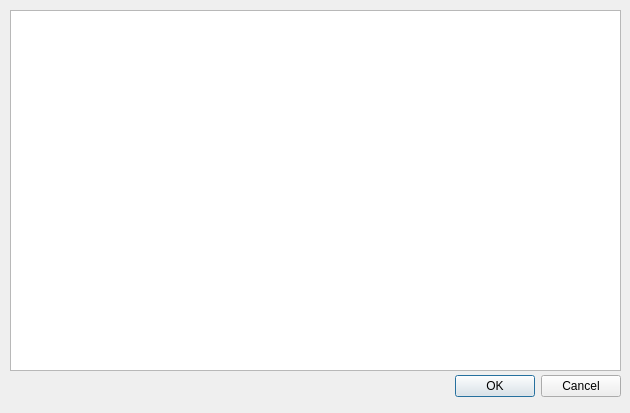
<?xml version="1.0" encoding="UTF-8"?>
<ui version="4.0">
 <class>DiveSelectionDialog</class>
 <widget class="QDialog" name="DiveSelectionDialog">
  <property name="geometry">
   <rect>
    <x>0</x>
    <y>0</y>
    <width>630</width>
    <height>413</height>
   </rect>
  </property>
  <property name="minimumSize">
   <size>
    <width>630</width>
    <height>413</height>
   </size>
  </property>
  <property name="maximumSize">
   <size>
    <width>630</width>
    <height>413</height>
   </size>
  </property>
  <property name="windowTitle">
   <string>Select Dive</string>
  </property>
  <property name="locale">
   <locale language="English" country="UnitedStates"/>
  </property>
  <widget class="QDialogButtonBox" name="buttonBox">
   <property name="geometry">
    <rect>
     <x>280</x>
     <y>370</y>
     <width>341</width>
     <height>32</height>
    </rect>
   </property>
   <property name="orientation">
    <enum>Qt::Horizontal</enum>
   </property>
   <property name="standardButtons">
    <set>QDialogButtonBox::Cancel|QDialogButtonBox::Ok</set>
   </property>
  </widget>
  <widget class="QTableView" name="tableView">
   <property name="geometry">
    <rect>
     <x>10</x>
     <y>10</y>
     <width>611</width>
     <height>361</height>
    </rect>
   </property>
   <property name="editTriggers">
    <set>QAbstractItemView::NoEditTriggers</set>
   </property>
   <property name="selectionMode">
    <enum>QAbstractItemView::SingleSelection</enum>
   </property>
   <property name="selectionBehavior">
    <enum>QAbstractItemView::SelectRows</enum>
   </property>
   <attribute name="verticalHeaderVisible">
    <bool>false</bool>
   </attribute>
  </widget>
 </widget>
 <resources/>
 <connections>
  <connection>
   <sender>buttonBox</sender>
   <signal>accepted()</signal>
   <receiver>DiveSelectionDialog</receiver>
   <slot>accept()</slot>
   <hints>
    <hint type="sourcelabel">
     <x>248</x>
     <y>254</y>
    </hint>
    <hint type="destinationlabel">
     <x>157</x>
     <y>274</y>
    </hint>
   </hints>
  </connection>
  <connection>
   <sender>buttonBox</sender>
   <signal>rejected()</signal>
   <receiver>DiveSelectionDialog</receiver>
   <slot>reject()</slot>
   <hints>
    <hint type="sourcelabel">
     <x>316</x>
     <y>260</y>
    </hint>
    <hint type="destinationlabel">
     <x>286</x>
     <y>274</y>
    </hint>
   </hints>
  </connection>
 </connections>
</ui>
